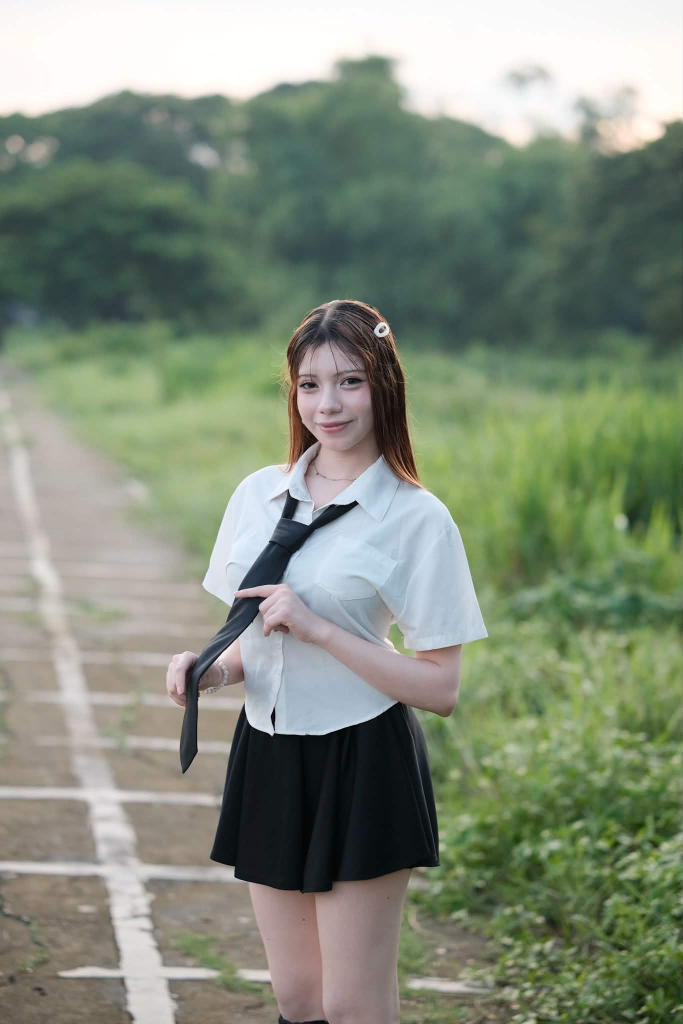
#> input picture Rean1.jpg, 1365 x 2048 px (shown at 1/2 size)
$ python 'import cv2.py'
#> lines starting #> are read from the running program, lines starting #| are printed output that depends on the picture; after the words box and inside, x2 and y2 are one past the last pixel; in counts of white or black regions, pixels touching at a corner belong together
import cv2
import numpy as np

def create_drawing_animation(image_path, output_video_path="drawing_animation.mp4", duration_sec=6, fps=30):
    # Load image[span_3](start_span)[span_3](end_span)
#> called with image_path = 'Rean1.jpg', output_video_path = 'drawing_animation.mp4', duration_sec = 6, fps = 30
    img = cv2.imread(image_path)
#> img is the input picture: shape (2048, 1365, 3); mean B, G, R 123.7, 141.2, 131.5
    if img is None:
        print(f"Error: Could not load image from {image_path}")
        return

    # Resize image for smooth processing and display
    height, width = img.shape[:2]
#> height = 2048; width = 1365
    max_dim = 800
    if max(height, width) > max_dim:
        scale = max_dim / float(max(height, width))
#> scale = 0.391
        img = cv2.resize(img, (int(width * scale), int(height * scale)), interpolation=cv2.INTER_AREA)
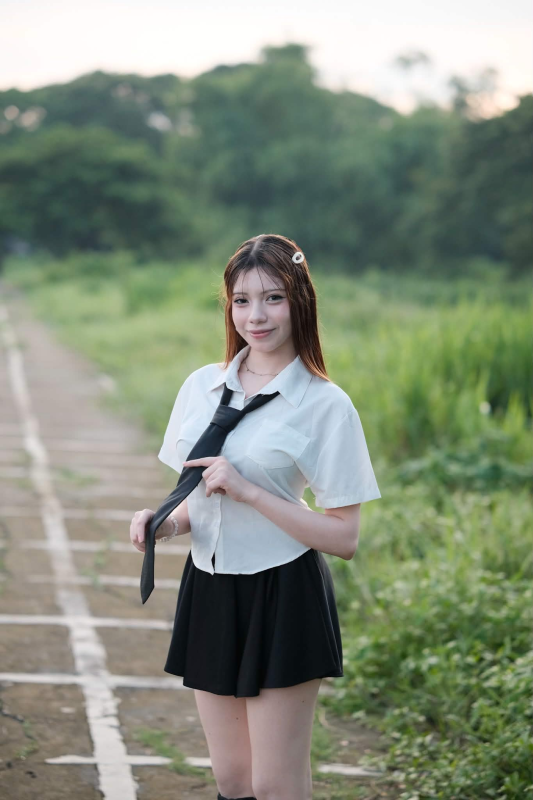
#> img: shape (800, 533, 3); mean B, G, R 123.7, 141.2, 131.5
        height, width = img.shape[:2]
#> height = 800; width = 533

    # Convert to grayscale
    gray = cv2.cvtColor(img, cv2.COLOR_BGR2GRAY)
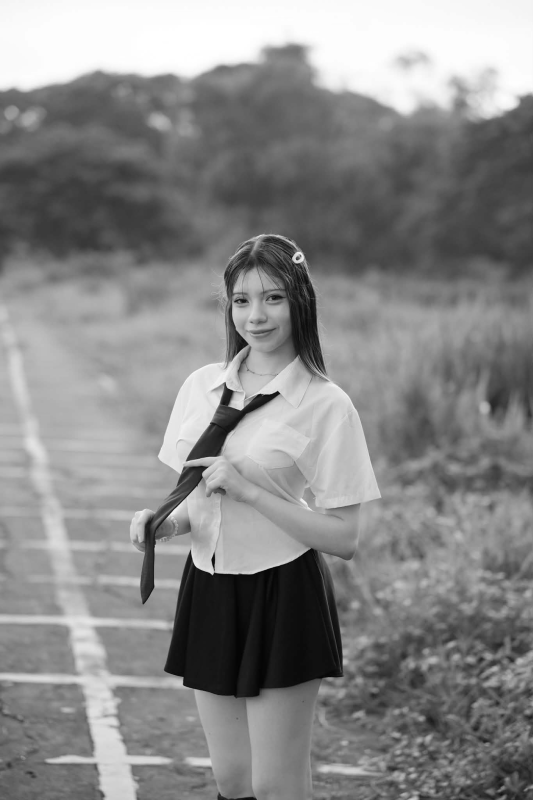
#> gray: shape (800, 533); min 3, max 255, mean 136.3

    # Edge detection to create white outline on black background
    blurred = cv2.GaussianBlur(gray, (5, 5), 0)
    edges = cv2.Canny(blurred, 30, 100)
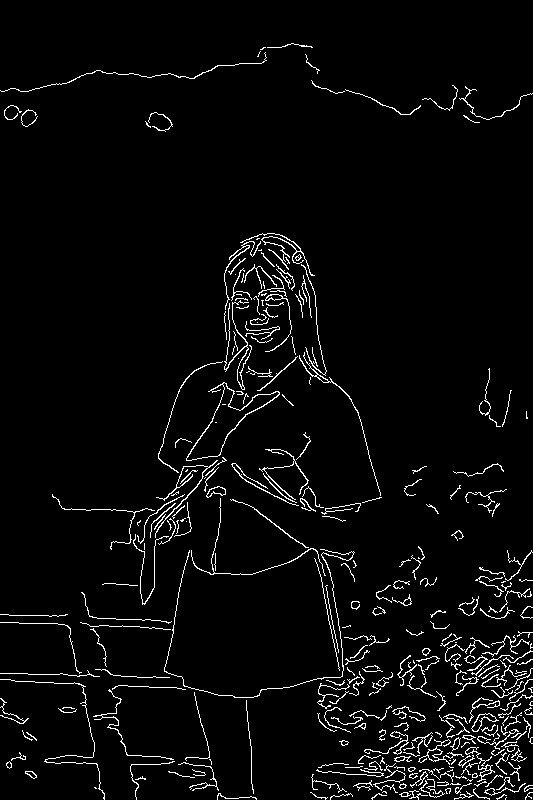
#> edges: shape (800, 533); 3.7% white in thin lines or dots

    # Find contours
    contours, _ = cv2.findContours(edges, cv2.RETR_LIST, cv2.CHAIN_APPROX_NONE)
#> contours = 356 contours, 287 with area under 20; largest, box (x1, y1, x2, y2) and area: (186, 382, 280, 461) 2012, (186, 382, 280, 461) 1908, (471, 713, 499, 732) 167, (471, 713, 497, 732) 146, (418, 739, 464, 765) 134

    # Sort contours by length to draw main outlines first
    contours = sorted(contours, key=lambda c: cv2.arcLength(c, False), reverse=True)

    # Setup video writer
    fourcc = cv2.VideoWriter_fourcc(*'mp4v')
    out = cv2.VideoWriter(output_video_path, fourcc, fps, (width, height))

    # Canvas for accumulated drawing
    canvas = np.zeros((height, width, 3), dtype=np.uint8)

    # Calculate total points across all contours
    total_points = sum(len(cnt) for cnt in contours)
#> total_points = 25329
    total_frames = duration_sec * fps
    points_per_frame = max(1, total_points // total_frames)
#> points_per_frame = 140

    current_point_count = 0

    print("Generating animation frames...")

    for contour in contours:
        for i in range(1, len(contour)):
            pt1 = tuple(contour[i - 1][0])
            pt2 = tuple(contour[i][0])

            # Draw white line segment on black background
            cv2.line(canvas, pt1, pt2, (255, 255, 255), 1, cv2.LINE_AA)
            current_point_count += 1

            # Write frame periodically
            if current_point_count % points_per_frame == 0:
                out.write(canvas)
                cv2.imshow("Drawing Animation", canvas)
                if cv2.waitKey(1) & 0xFF == ord('q'):
                    break
#> this loop made 356 passes
#> pass 1, in create_drawing_animation, `cv2.imshow("Drawing Animation", canvas)`:
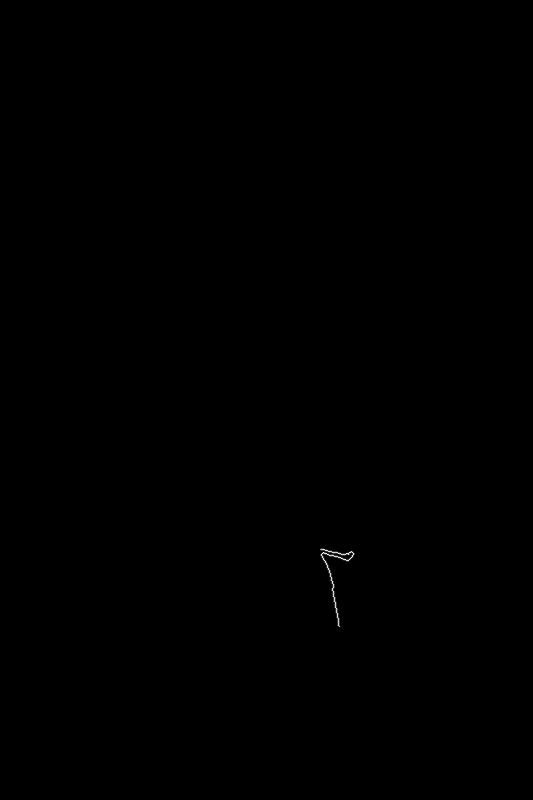
#> window 'Drawing Animation': shape (800, 533, 3); min 0, max 238, mean 0.1
#> pass 2, in create_drawing_animation, `cv2.imshow("Drawing Animation", canvas)`:
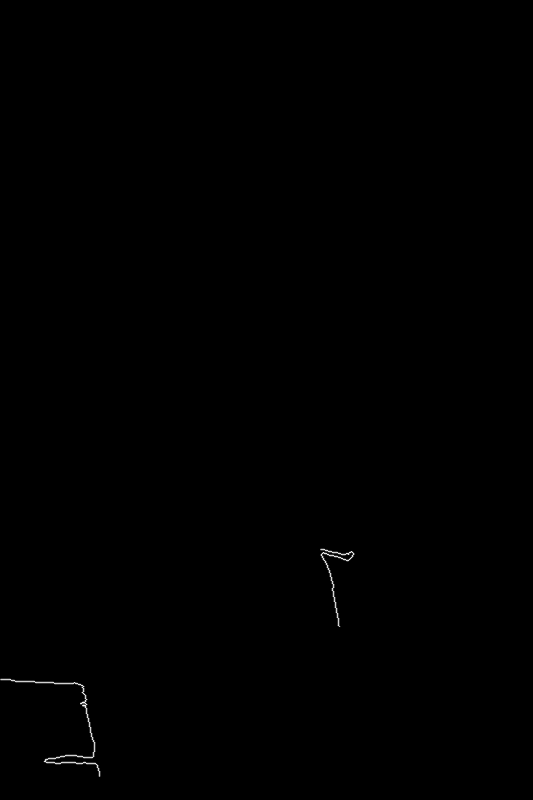
#> window 'Drawing Animation': shape (800, 533, 3); min 0, max 252, mean 0.3
#> after the loop:
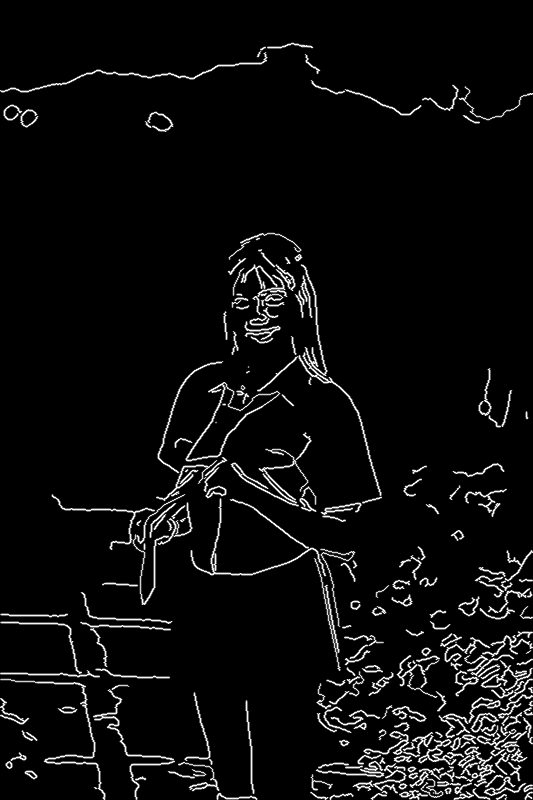
#> canvas: shape (800, 533, 3); min 0, max 254, mean 12.3
#> after the loop, current_point_count = 21287

    # Hold the final completed image for 2 minutes
    for _ in range(fps * 2):
        out.write(canvas)

    out.release()
    cv2.destroyAllWindows()
    print(f"Animation saved successfully as {output_video_path}")

# Run the function using your image[span_4](start_span)[span_4](end_span)
create_drawing_animation("Rean1.jpg")

$ run again, with Rean10.jpg copied over Rean1.jpg
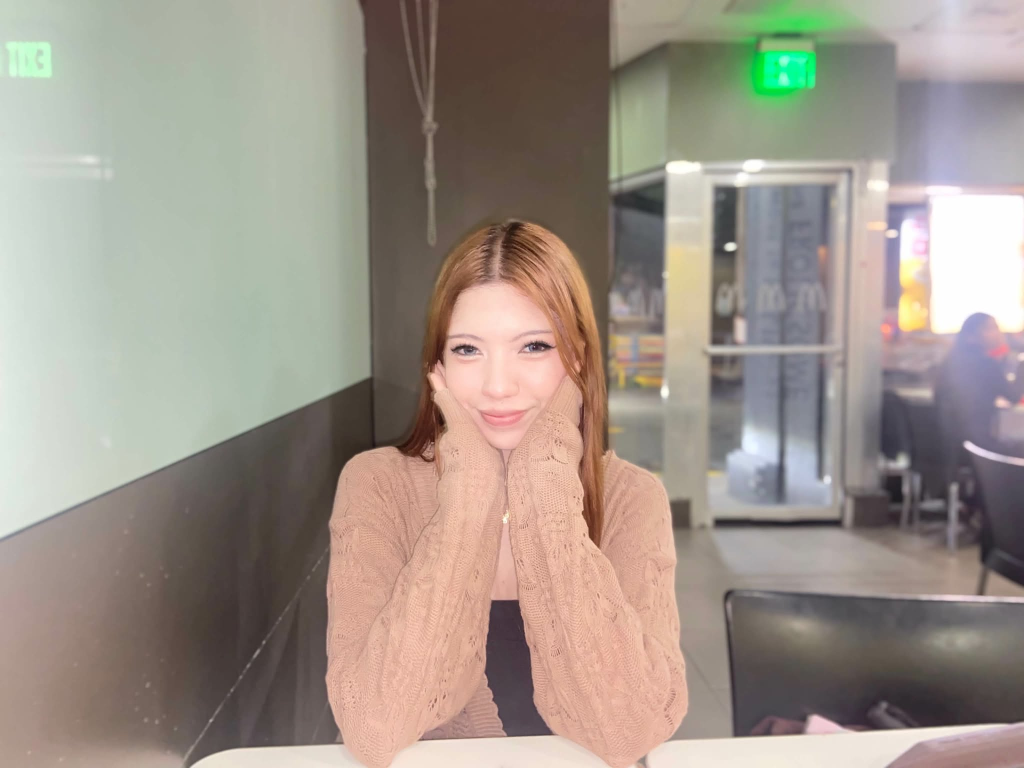
#> input picture Rean10.jpg, 2048 x 1536 px (shown at 1/2 size)
#> in create_drawing_animation, img is the input picture: shape (1536, 2048, 3); mean B, G, R 137.5, 147.5, 157.8
#> img: shape (600, 800, 3)
#> in create_drawing_animation, `edges = cv2.Canny(blurred, 30, 100)`:
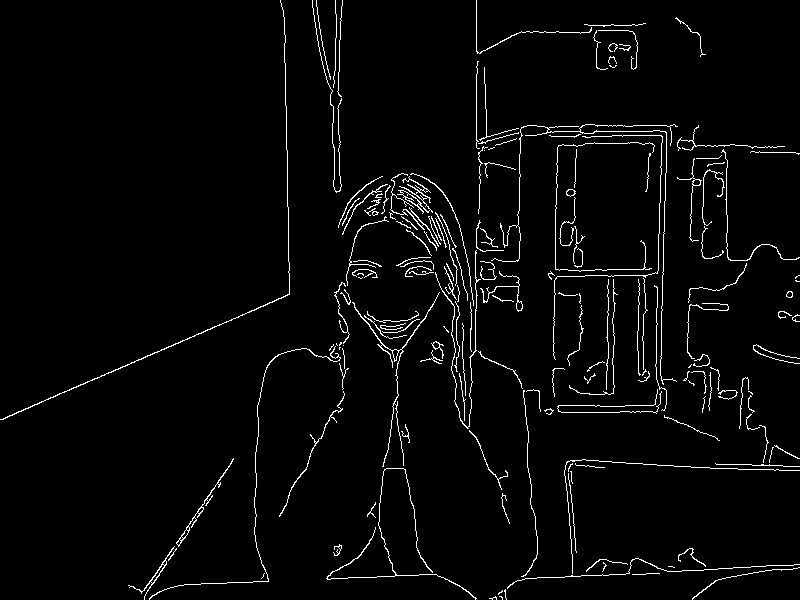
#> edges: shape (600, 800); 3% white in thin lines or dots
#> contours = 198 contours, 163 with area under 20; largest, box (x1, y1, x2, y2) and area: (397, 176, 433, 214) 228, (176, 458, 234, 547) 142, (352, 292, 440, 467) 132, (128, 546, 175, 600) 118, (0, 0, 290, 420) 104
#> total_points = 25049
#> points_per_frame = 139
#> after the loop in create_drawing_animation, `for contour in contours:`:
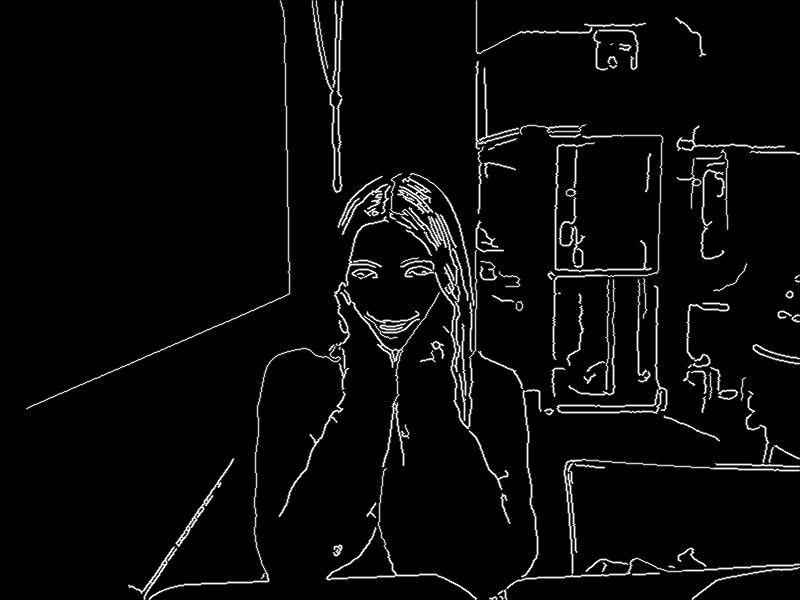
#> canvas: shape (600, 800, 3); min 0, max 254, mean 10
#> after the loop in create_drawing_animation, `for contour in contours:`: current_point_count = 19444

$ run again, with Rean11.jpg copied over Rean1.jpg
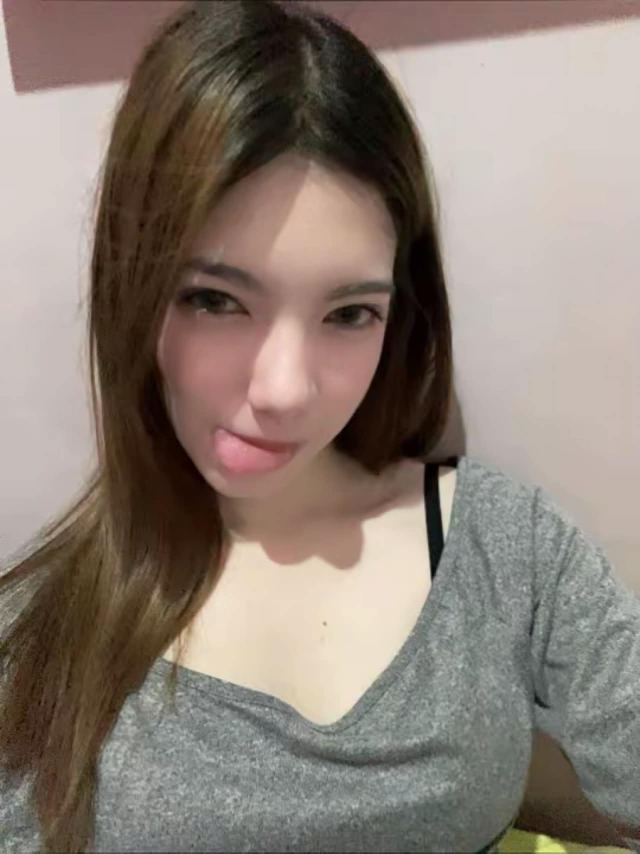
#> input picture Rean11.jpg, 1280 x 1707 px (shown at 1/2 size)
#> in create_drawing_animation, img is the input picture: shape (1707, 1280, 3); mean B, G, R 116.5, 125.8, 138.5
#> img: shape (800, 599, 3)
#> in create_drawing_animation, `edges = cv2.Canny(blurred, 30, 100)`:
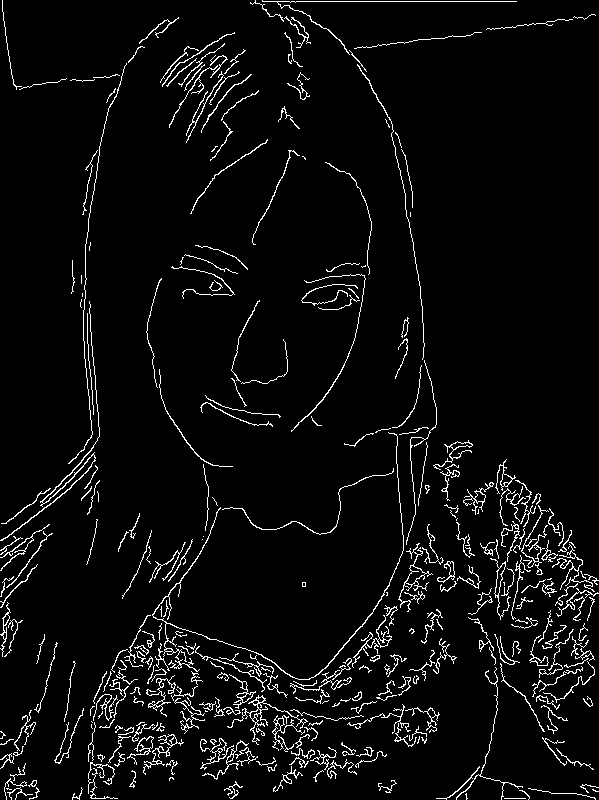
#> edges: shape (800, 599); 4.7% white in thin lines or dots
#> contours = 398 contours, 271 with area under 20; largest, box (x1, y1, x2, y2) and area: (398, 543, 433, 612) 256, (227, 695, 308, 745) 206, (152, 432, 404, 680) 202, (405, 565, 426, 585) 178, (0, 301, 100, 541) 163
#> total_points = 35216
#> points_per_frame = 195
#> after the loop in create_drawing_animation, `for contour in contours:`:
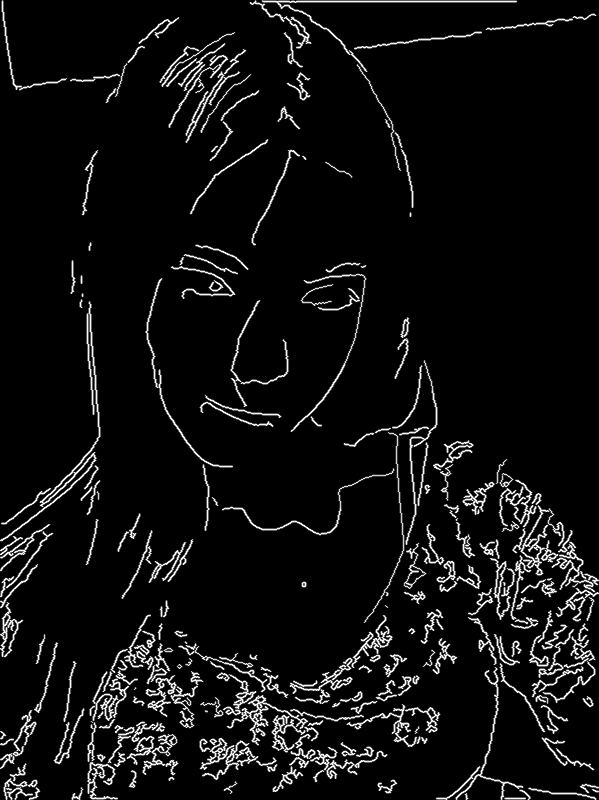
#> canvas: shape (800, 599, 3); min 0, max 254, mean 15.5
#> after the loop in create_drawing_animation, `for contour in contours:`: current_point_count = 29896
